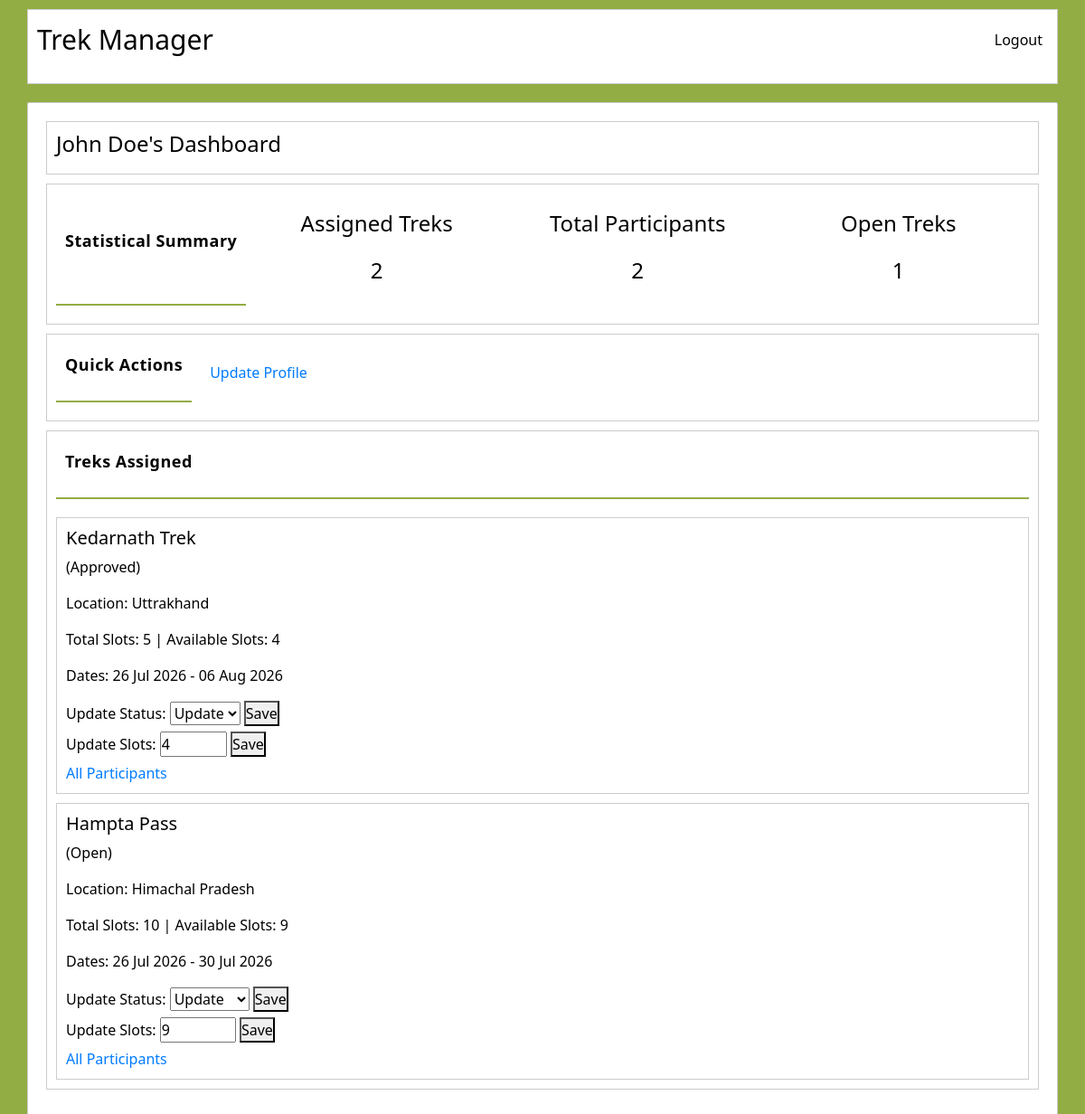
Page /staff/dashboard (signed in) on the committed database.
### models.py (models this page shows)
class Trek(db.Model):
    __tablename__ = "treks"
    id = db.Column(db.Integer, primary_key=True)
    title = db.Column(db.String(150), nullable=False)
    location = db.Column(db.String(100), nullable=False)
    difficulty = db.Column(db.String(20), nullable=False)
    duration = db.Column(db.Integer, nullable=False)
    total_slots = db.Column(db.Integer, nullable=False)
    available_slots = db.Column(db.Integer, nullable=False)
    status = db.Column(db.String(20), default="Pending")   # will track Open / Closed / Completed
    start_date = db.Column(db.DateTime, nullable=False)
    end_date = db.Column(db.DateTime, nullable=False)
    is_removed = db.Column(db.Boolean, nullable=False, default=False)
    staff_id = db.Column(db.Integer, db.ForeignKey("users.id"), nullable=True)
    bookings = db.relationship("Booking", backref="trek", lazy=True)

### staff.py (the view)
@staff.route("/dashboard")
def dashboard():
    count_assigned_treks = Trek.query.filter_by(staff_id=session['user_id'], is_removed=False).count()
    assigned_treks = Trek.query.filter_by(staff_id=session['user_id'], is_removed=False).all()
    count_participants = Booking.query.join(Trek).filter(Trek.staff_id == session['user_id'],
                                Trek.is_removed == False,
                                Booking.status == "Booked").count()
    count_open_treks = Trek.query.filter_by(staff_id=session['user_id'], status="Open", is_removed=False).count()
    return render_template("staff/dashboard.html",
                           count_assigned_treks=count_assigned_treks,
                           assigned_treks=assigned_treks,
                           count_participants=count_participants,
                           count_open_treks=count_open_treks)

### staff.py (called while the page is built)
@staff.before_request
def check_staff():
    if not session.get('user_id'):
        flash("Please log in to continue.", "error")
        return redirect(url_for('auth.login'))
    if session.get('role') != "Staff":
        flash("Unauthorised access.", "warning")
        return redirect(url_for('auth.login'))

### templates/staff/dashboard.html (shortened to what this page needs)
{% extends "base.html" %}
{% block content %}
<div class="dash-container">
    <div class="dash-header">
        <h4>{{ session['name'] }}'s Dashboard</h4>
    </div>
    <div class="dash-stats">
        <div class="admin-dash-head">
            <p>Statistical Summary</p>
        </div>
        <div class="dash-sum">
            <p>Assigned Treks</p>
            <p>{{ count_assigned_treks }}</p>
        </div>
        <div class="dash-sum">
            <p>Total Participants</p>
            <p>{{ count_participants }}</p>
        </div>
        <div class="dash-sum">
            <p>Open Treks</p>
            <p>{{ count_open_treks }}</p>
        </div>
    </div>
    <div class="dash-action">
        <div class="admin-dash-head">
            <p>Quick Actions</p>
        </div>
        <div class="action-links">
            <a href="{{ url_for('staff.edit_profile', user_id=session['user_id']) }}">Update Profile</a>
        </div>
    </div>
    <div class="treks-box">
        <div class="admin-dash-head">
            <p>Treks Assigned</p>
        </div>
        {% if assigned_treks %}
            {% for trek in assigned_treks %}
                <div class="trek-box">
                    <h5>{{ trek.title }}</h5>
                    <p>({{ trek.status }})</p>
                    <p>Location: {{ trek.location }}</p>
                    <p>Total Slots: {{ trek.total_slots }} | Available Slots: {{ trek.available_slots }}</p>
                    <p>Dates: {{ trek.start_date.strftime('%d %b %Y') }} - {{ trek.end_date.strftime('%d %b %Y') }}</p>
                    {% if trek.status not in ["Completed", "Closed"] %}
                        <form action="{{ url_for('staff.update_status', trek_id=trek.id) }}" method="POST">
                            <label>Update Status:</label>
                            <select name="status">
                                {% if trek.status == "Approved" %}
                                    <option value="">Update</option>
                                {% elif trek.status == "Open" %}
                                    <option value="">Update</option>
                                {% elif trek.status == "Ongoing" %}
                                    <option value="">Update</option>
                                    <option value="Completed">Completed</option>
                                    <option value="Closed">Closed</option>
                                {% endif %}
                            </select>
                            <button type="submit">Save</button>
                        </form>
                    {% endif %}
                    <form action="{{ url_for('staff.update_slots', trek_id=trek.id) }}" method="POST">
                        <label>Update Slots:</label>
                        <input type="number" name="available_slots" value="{{ trek.available_slots }}" min="0" max="{{ trek.total_slots }}">
                        <button type="submit">Save</button>
                    </form>
                    <div>
                        <a href="{{ url_for('staff.registered_trekkers', trek_id=trek.id) }}">All Participants</a>
                    </div>
                </div>
            {% endfor %}
        {% else %}
            <div class="trek-box">
                <p> Waiting for admin to assign a trek.</p>
            </div>
        {% endif %}
    </div>
</div>
{% endblock %}

### static/style.css (style rules this page uses)
* { margin: 0; padding: 0; font-family: 'Segoe UI', Arial, sans-serif; box-sizing: border-box; }
body { background-color: rgb(146, 173, 67); display: flex; flex-direction: column; align-items: center; min-height: 100vh; }
.dash-container { margin: 10px auto; padding: 20px; width: 95%; min-height: 100vh; border: 1px solid #ccc; border-radius: 2px; color: rgb(0, 0, 0); background-color: rgb(255, 255, 255); }
.dash-header { border: 1px solid #ccc; padding: 10px; margin-bottom: 10px; }
.dash-stats { border: 1px solid #ccc; padding: 10px; display: flex; flex-direction: row; width: 100%; font-size: x-large; margin-bottom: 10px; }
.dash-sum { padding: 15px; flex: 1; text-align: center; background-color: rgb(255, 255, 255); }
.admin-dash-head { font-size: 18px; font-weight: bold; letter-spacing: 0.5px; border-bottom: 2px solid rgb(146, 173, 67); padding: 10px; margin-bottom: 10px;display: flex; justify-content: space-between; align-items: center; }
.dash-action { margin: auto; border: 1px solid #ccc; padding: 10px; display: flex; flex-direction: row; margin-bottom: 10px; }
.action-links { padding: 20px; }
.treks-box { border: 1px solid #ccc; padding: 10px; display: flex; flex-direction: column; margin-bottom: 10px; gap: 10px; }
.trek-box { border: 1px solid #ccc; padding: 10px; }

### rows in the picture
Trek: title "Kedarnath Trek", status "Approved", location "Uttrakhand", total_slots "5", available_slots "4", start_date "26 Jul 2026", end_date "06 Aug 2026"
Trek: title "Hampta Pass", status "Open", location "Himachal Pradesh", total_slots "10", available_slots "9", start_date "26 Jul 2026", end_date "30 Jul 2026"

### other values in the picture
{{ session['name'] }} "John Doe"
{{ count_assigned_treks }} "2"
{{ count_participants }} "2"
{{ count_open_treks }} "1"
